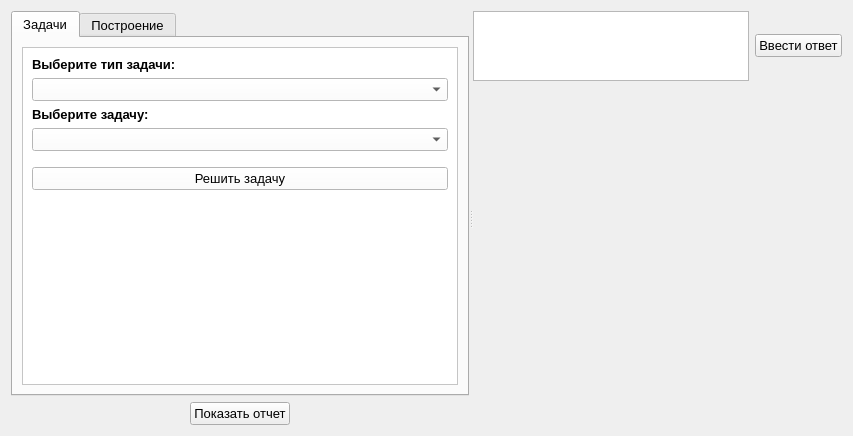
<?xml version="1.0" encoding="UTF-8"?>
<ui version="4.0">
 <class>DecisionTask</class>
 <widget class="QWidget" name="DecisionTask">
  <property name="geometry">
   <rect>
    <x>0</x>
    <y>0</y>
    <width>853</width>
    <height>436</height>
   </rect>
  </property>
  <property name="font">
   <font>
    <pointsize>10</pointsize>
   </font>
  </property>
  <property name="windowTitle">
   <string>Form</string>
  </property>
  <layout class="QHBoxLayout" name="horizontalLayout_2">
   <item>
    <widget class="QSplitter" name="splitter">
     <property name="sizePolicy">
      <sizepolicy hsizetype="Preferred" vsizetype="Preferred">
       <horstretch>0</horstretch>
       <verstretch>0</verstretch>
      </sizepolicy>
     </property>
     <widget class="QWidget" name="verticalLayoutWidget">
      <layout class="QVBoxLayout" name="verticalLayout_2">
       <property name="sizeConstraint">
        <enum>QLayout::SetDefaultConstraint</enum>
       </property>
       <item>
        <widget class="QTabWidget" name="tabWidget">
         <property name="sizePolicy">
          <sizepolicy hsizetype="Preferred" vsizetype="Expanding">
           <horstretch>0</horstretch>
           <verstretch>0</verstretch>
          </sizepolicy>
         </property>
         <property name="minimumSize">
          <size>
           <width>433</width>
           <height>0</height>
          </size>
         </property>
         <property name="maximumSize">
          <size>
           <width>16777215</width>
           <height>16777215</height>
          </size>
         </property>
         <property name="cursor">
          <cursorShape>ArrowCursor</cursorShape>
         </property>
         <property name="currentIndex">
          <number>0</number>
         </property>
         <widget class="QWidget" name="tab_3">
          <attribute name="title">
           <string>Задачи</string>
          </attribute>
          <layout class="QVBoxLayout" name="verticalLayout_3">
           <item>
            <widget class="QScrollArea" name="scrollArea_tasks">
             <property name="sizePolicy">
              <sizepolicy hsizetype="Expanding" vsizetype="Minimum">
               <horstretch>0</horstretch>
               <verstretch>0</verstretch>
              </sizepolicy>
             </property>
             <property name="palette">
              <palette>
               <active>
                <colorrole role="WindowText">
                 <brush brushstyle="SolidPattern">
                  <color alpha="255">
                   <red>0</red>
                   <green>0</green>
                   <blue>0</blue>
                  </color>
                 </brush>
                </colorrole>
                <colorrole role="Button">
                 <brush brushstyle="SolidPattern">
                  <color alpha="255">
                   <red>255</red>
                   <green>255</green>
                   <blue>255</blue>
                  </color>
                 </brush>
                </colorrole>
                <colorrole role="Light">
                 <brush brushstyle="SolidPattern">
                  <color alpha="255">
                   <red>255</red>
                   <green>255</green>
                   <blue>255</blue>
                  </color>
                 </brush>
                </colorrole>
                <colorrole role="Midlight">
                 <brush brushstyle="SolidPattern">
                  <color alpha="255">
                   <red>255</red>
                   <green>255</green>
                   <blue>255</blue>
                  </color>
                 </brush>
                </colorrole>
                <colorrole role="Dark">
                 <brush brushstyle="SolidPattern">
                  <color alpha="255">
                   <red>127</red>
                   <green>127</green>
                   <blue>127</blue>
                  </color>
                 </brush>
                </colorrole>
                <colorrole role="Mid">
                 <brush brushstyle="SolidPattern">
                  <color alpha="255">
                   <red>170</red>
                   <green>170</green>
                   <blue>170</blue>
                  </color>
                 </brush>
                </colorrole>
                <colorrole role="Text">
                 <brush brushstyle="SolidPattern">
                  <color alpha="255">
                   <red>0</red>
                   <green>0</green>
                   <blue>0</blue>
                  </color>
                 </brush>
                </colorrole>
                <colorrole role="BrightText">
                 <brush brushstyle="SolidPattern">
                  <color alpha="255">
                   <red>255</red>
                   <green>255</green>
                   <blue>255</blue>
                  </color>
                 </brush>
                </colorrole>
                <colorrole role="ButtonText">
                 <brush brushstyle="SolidPattern">
                  <color alpha="255">
                   <red>0</red>
                   <green>0</green>
                   <blue>0</blue>
                  </color>
                 </brush>
                </colorrole>
                <colorrole role="Base">
                 <brush brushstyle="SolidPattern">
                  <color alpha="255">
                   <red>255</red>
                   <green>255</green>
                   <blue>255</blue>
                  </color>
                 </brush>
                </colorrole>
                <colorrole role="Window">
                 <brush brushstyle="SolidPattern">
                  <color alpha="255">
                   <red>255</red>
                   <green>255</green>
                   <blue>255</blue>
                  </color>
                 </brush>
                </colorrole>
                <colorrole role="Shadow">
                 <brush brushstyle="SolidPattern">
                  <color alpha="255">
                   <red>0</red>
                   <green>0</green>
                   <blue>0</blue>
                  </color>
                 </brush>
                </colorrole>
                <colorrole role="AlternateBase">
                 <brush brushstyle="SolidPattern">
                  <color alpha="255">
                   <red>255</red>
                   <green>255</green>
                   <blue>255</blue>
                  </color>
                 </brush>
                </colorrole>
                <colorrole role="ToolTipBase">
                 <brush brushstyle="SolidPattern">
                  <color alpha="255">
                   <red>255</red>
                   <green>255</green>
                   <blue>220</blue>
                  </color>
                 </brush>
                </colorrole>
                <colorrole role="ToolTipText">
                 <brush brushstyle="SolidPattern">
                  <color alpha="255">
                   <red>0</red>
                   <green>0</green>
                   <blue>0</blue>
                  </color>
                 </brush>
                </colorrole>
               </active>
               <inactive>
                <colorrole role="WindowText">
                 <brush brushstyle="SolidPattern">
                  <color alpha="255">
                   <red>0</red>
                   <green>0</green>
                   <blue>0</blue>
                  </color>
                 </brush>
                </colorrole>
                <colorrole role="Button">
                 <brush brushstyle="SolidPattern">
                  <color alpha="255">
                   <red>255</red>
                   <green>255</green>
                   <blue>255</blue>
                  </color>
                 </brush>
                </colorrole>
                <colorrole role="Light">
                 <brush brushstyle="SolidPattern">
                  <color alpha="255">
                   <red>255</red>
                   <green>255</green>
                   <blue>255</blue>
                  </color>
                 </brush>
                </colorrole>
                <colorrole role="Midlight">
                 <brush brushstyle="SolidPattern">
                  <color alpha="255">
                   <red>255</red>
                   <green>255</green>
                   <blue>255</blue>
                  </color>
                 </brush>
                </colorrole>
                <colorrole role="Dark">
                 <brush brushstyle="SolidPattern">
                  <color alpha="255">
                   <red>127</red>
                   <green>127</green>
                   <blue>127</blue>
                  </color>
                 </brush>
                </colorrole>
                <colorrole role="Mid">
                 <brush brushstyle="SolidPattern">
                  <color alpha="255">
                   <red>170</red>
                   <green>170</green>
                   <blue>170</blue>
                  </color>
                 </brush>
                </colorrole>
                <colorrole role="Text">
                 <brush brushstyle="SolidPattern">
                  <color alpha="255">
                   <red>0</red>
                   <green>0</green>
                   <blue>0</blue>
                  </color>
                 </brush>
                </colorrole>
                <colorrole role="BrightText">
                 <brush brushstyle="SolidPattern">
                  <color alpha="255">
                   <red>255</red>
                   <green>255</green>
                   <blue>255</blue>
                  </color>
                 </brush>
                </colorrole>
                <colorrole role="ButtonText">
                 <brush brushstyle="SolidPattern">
                  <color alpha="255">
                   <red>0</red>
                   <green>0</green>
                   <blue>0</blue>
                  </color>
                 </brush>
                </colorrole>
                <colorrole role="Base">
                 <brush brushstyle="SolidPattern">
                  <color alpha="255">
                   <red>255</red>
                   <green>255</green>
                   <blue>255</blue>
                  </color>
                 </brush>
                </colorrole>
                <colorrole role="Window">
                 <brush brushstyle="SolidPattern">
                  <color alpha="255">
                   <red>255</red>
                   <green>255</green>
                   <blue>255</blue>
                  </color>
                 </brush>
                </colorrole>
                <colorrole role="Shadow">
                 <brush brushstyle="SolidPattern">
                  <color alpha="255">
                   <red>0</red>
                   <green>0</green>
                   <blue>0</blue>
                  </color>
                 </brush>
                </colorrole>
                <colorrole role="AlternateBase">
                 <brush brushstyle="SolidPattern">
                  <color alpha="255">
                   <red>255</red>
                   <green>255</green>
                   <blue>255</blue>
                  </color>
                 </brush>
                </colorrole>
                <colorrole role="ToolTipBase">
                 <brush brushstyle="SolidPattern">
                  <color alpha="255">
                   <red>255</red>
                   <green>255</green>
                   <blue>220</blue>
                  </color>
                 </brush>
                </colorrole>
                <colorrole role="ToolTipText">
                 <brush brushstyle="SolidPattern">
                  <color alpha="255">
                   <red>0</red>
                   <green>0</green>
                   <blue>0</blue>
                  </color>
                 </brush>
                </colorrole>
               </inactive>
               <disabled>
                <colorrole role="WindowText">
                 <brush brushstyle="SolidPattern">
                  <color alpha="255">
                   <red>127</red>
                   <green>127</green>
                   <blue>127</blue>
                  </color>
                 </brush>
                </colorrole>
                <colorrole role="Button">
                 <brush brushstyle="SolidPattern">
                  <color alpha="255">
                   <red>255</red>
                   <green>255</green>
                   <blue>255</blue>
                  </color>
                 </brush>
                </colorrole>
                <colorrole role="Light">
                 <brush brushstyle="SolidPattern">
                  <color alpha="255">
                   <red>255</red>
                   <green>255</green>
                   <blue>255</blue>
                  </color>
                 </brush>
                </colorrole>
                <colorrole role="Midlight">
                 <brush brushstyle="SolidPattern">
                  <color alpha="255">
                   <red>255</red>
                   <green>255</green>
                   <blue>255</blue>
                  </color>
                 </brush>
                </colorrole>
                <colorrole role="Dark">
                 <brush brushstyle="SolidPattern">
                  <color alpha="255">
                   <red>127</red>
                   <green>127</green>
                   <blue>127</blue>
                  </color>
                 </brush>
                </colorrole>
                <colorrole role="Mid">
                 <brush brushstyle="SolidPattern">
                  <color alpha="255">
                   <red>170</red>
                   <green>170</green>
                   <blue>170</blue>
                  </color>
                 </brush>
                </colorrole>
                <colorrole role="Text">
                 <brush brushstyle="SolidPattern">
                  <color alpha="255">
                   <red>127</red>
                   <green>127</green>
                   <blue>127</blue>
                  </color>
                 </brush>
                </colorrole>
                <colorrole role="BrightText">
                 <brush brushstyle="SolidPattern">
                  <color alpha="255">
                   <red>255</red>
                   <green>255</green>
                   <blue>255</blue>
                  </color>
                 </brush>
                </colorrole>
                <colorrole role="ButtonText">
                 <brush brushstyle="SolidPattern">
                  <color alpha="255">
                   <red>127</red>
                   <green>127</green>
                   <blue>127</blue>
                  </color>
                 </brush>
                </colorrole>
                <colorrole role="Base">
                 <brush brushstyle="SolidPattern">
                  <color alpha="255">
                   <red>255</red>
                   <green>255</green>
                   <blue>255</blue>
                  </color>
                 </brush>
                </colorrole>
                <colorrole role="Window">
                 <brush brushstyle="SolidPattern">
                  <color alpha="255">
                   <red>255</red>
                   <green>255</green>
                   <blue>255</blue>
                  </color>
                 </brush>
                </colorrole>
                <colorrole role="Shadow">
                 <brush brushstyle="SolidPattern">
                  <color alpha="255">
                   <red>0</red>
                   <green>0</green>
                   <blue>0</blue>
                  </color>
                 </brush>
                </colorrole>
                <colorrole role="AlternateBase">
                 <brush brushstyle="SolidPattern">
                  <color alpha="255">
                   <red>255</red>
                   <green>255</green>
                   <blue>255</blue>
                  </color>
                 </brush>
                </colorrole>
                <colorrole role="ToolTipBase">
                 <brush brushstyle="SolidPattern">
                  <color alpha="255">
                   <red>255</red>
                   <green>255</green>
                   <blue>220</blue>
                  </color>
                 </brush>
                </colorrole>
                <colorrole role="ToolTipText">
                 <brush brushstyle="SolidPattern">
                  <color alpha="255">
                   <red>0</red>
                   <green>0</green>
                   <blue>0</blue>
                  </color>
                 </brush>
                </colorrole>
               </disabled>
              </palette>
             </property>
             <property name="widgetResizable">
              <bool>true</bool>
             </property>
             <widget class="QWidget" name="scrollAreaWidgetContents_5">
              <property name="geometry">
               <rect>
                <x>0</x>
                <y>0</y>
                <width>431</width>
                <height>335</height>
               </rect>
              </property>
              <layout class="QVBoxLayout" name="verticalLayout_40">
               <item>
                <layout class="QVBoxLayout" name="verticalLayout_39">
                 <item>
                  <widget class="QLabel" name="label_31">
                   <property name="sizePolicy">
                    <sizepolicy hsizetype="Fixed" vsizetype="Fixed">
                     <horstretch>0</horstretch>
                     <verstretch>0</verstretch>
                    </sizepolicy>
                   </property>
                   <property name="font">
                    <font>
                     <pointsize>10</pointsize>
                     <weight>75</weight>
                     <bold>true</bold>
                    </font>
                   </property>
                   <property name="text">
                    <string>Выберите тип задачи:</string>
                   </property>
                  </widget>
                 </item>
                 <item>
                  <widget class="QComboBox" name="comboBox_task_type">
                   <property name="sizePolicy">
                    <sizepolicy hsizetype="Preferred" vsizetype="Fixed">
                     <horstretch>0</horstretch>
                     <verstretch>0</verstretch>
                    </sizepolicy>
                   </property>
                  </widget>
                 </item>
                </layout>
               </item>
               <item>
                <layout class="QVBoxLayout" name="verticalLayout_35">
                 <property name="bottomMargin">
                  <number>10</number>
                 </property>
                 <item>
                  <widget class="QLabel" name="label_23">
                   <property name="sizePolicy">
                    <sizepolicy hsizetype="Maximum" vsizetype="Preferred">
                     <horstretch>0</horstretch>
                     <verstretch>0</verstretch>
                    </sizepolicy>
                   </property>
                   <property name="font">
                    <font>
                     <weight>75</weight>
                     <italic>false</italic>
                     <bold>true</bold>
                    </font>
                   </property>
                   <property name="text">
                    <string>Выберите задачу:</string>
                   </property>
                  </widget>
                 </item>
                 <item>
                  <widget class="QComboBox" name="comboBox_task"/>
                 </item>
                </layout>
               </item>
               <item>
                <widget class="QPushButton" name="pushButton_select_task">
                 <property name="text">
                  <string>Решить задачу</string>
                 </property>
                </widget>
               </item>
               <item>
                <spacer name="verticalSpacer_5">
                 <property name="orientation">
                  <enum>Qt::Vertical</enum>
                 </property>
                 <property name="sizeHint" stdset="0">
                  <size>
                   <width>20</width>
                   <height>40</height>
                  </size>
                 </property>
                </spacer>
               </item>
              </layout>
             </widget>
            </widget>
           </item>
          </layout>
         </widget>
         <widget class="QWidget" name="tab1">
          <attribute name="title">
           <string>Построение</string>
          </attribute>
          <layout class="QVBoxLayout" name="verticalLayout_9"/>
         </widget>
        </widget>
       </item>
       <item>
        <layout class="QHBoxLayout" name="horizontalLayout_4">
         <property name="sizeConstraint">
          <enum>QLayout::SetDefaultConstraint</enum>
         </property>
         <item>
          <widget class="QPushButton" name="pushButton_2">
           <property name="sizePolicy">
            <sizepolicy hsizetype="Maximum" vsizetype="Fixed">
             <horstretch>0</horstretch>
             <verstretch>0</verstretch>
            </sizepolicy>
           </property>
           <property name="text">
            <string>Показать отчет</string>
           </property>
          </widget>
         </item>
        </layout>
       </item>
      </layout>
     </widget>
     <widget class="QWidget" name="layoutWidget">
      <layout class="QVBoxLayout" name="verticalLayout">
       <item>
        <layout class="QHBoxLayout" name="horizontalLayout">
         <item>
          <widget class="QTextBrowser" name="field_task">
           <property name="sizePolicy">
            <sizepolicy hsizetype="Expanding" vsizetype="Minimum">
             <horstretch>0</horstretch>
             <verstretch>0</verstretch>
            </sizepolicy>
           </property>
           <property name="minimumSize">
            <size>
             <width>0</width>
             <height>70</height>
            </size>
           </property>
          </widget>
         </item>
         <item>
          <widget class="QPushButton" name="pushButton_answer">
           <property name="sizePolicy">
            <sizepolicy hsizetype="Fixed" vsizetype="Fixed">
             <horstretch>0</horstretch>
             <verstretch>0</verstretch>
            </sizepolicy>
           </property>
           <property name="text">
            <string>Ввести ответ</string>
           </property>
          </widget>
         </item>
        </layout>
       </item>
       <item>
        <widget class="OGL" name="widget" native="true">
         <property name="sizePolicy">
          <sizepolicy hsizetype="Expanding" vsizetype="Expanding">
           <horstretch>0</horstretch>
           <verstretch>0</verstretch>
          </sizepolicy>
         </property>
        </widget>
       </item>
      </layout>
     </widget>
    </widget>
   </item>
  </layout>
 </widget>
 <customwidgets>
  <customwidget>
   <class>OGL</class>
   <extends>QWidget</extends>
   <header location="global">ogl.h</header>
   <container>1</container>
  </customwidget>
 </customwidgets>
 <resources/>
 <connections/>
</ui>
